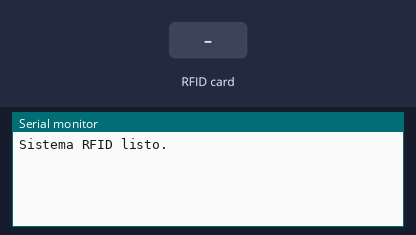
Simulated run of this sketch. Board: Arduino Uno, built with avr-gcc and run on an emulated ATmega328P. Shown: the last lines printed to the serial monitor. The test bench sets the inputs (shaded band).

Above: at 1.3 s.
1.4 s: RFID card 5E 7A 19 C4 held to the reader
At 2.2 s:
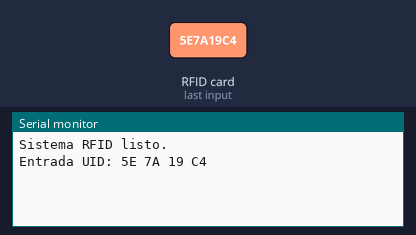
2.9 s: RFID card 5E 7A 19 C4 held to the reader
At 3.6 s:
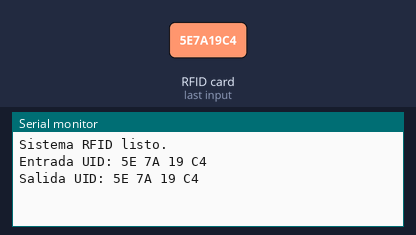

The sketch:

RFID_prueba_2.ino
```cpp
#include <SPI.h>
#include <MFRC522.h>

// Pines del lector RFID de entrada
#define RST_PIN_ENTRADA 9
#define SS_PIN_ENTRADA 10

// Pines del lector RFID de salida
#define RST_PIN_SALIDA 8
#define SS_PIN_SALIDA 7

MFRC522 rfidEntrada(SS_PIN_ENTRADA, RST_PIN_ENTRADA);
MFRC522 rfidSalida(SS_PIN_SALIDA, RST_PIN_SALIDA);

void setup() {
  Serial.begin(9600);
  SPI.begin();

  // Configurar pines SS
  pinMode(SS_PIN_ENTRADA, OUTPUT);
  pinMode(SS_PIN_SALIDA, OUTPUT);

  // Desactivar ambos lectores al inicio
  digitalWrite(SS_PIN_ENTRADA, HIGH);
  digitalWrite(SS_PIN_SALIDA, HIGH);

  // Inicializar los lectores RFID
  rfidEntrada.PCD_Init();
  rfidSalida.PCD_Init();

  Serial.println("Sistema RFID listo.");
}

void loop() {
  // Activar lector de entrada
  digitalWrite(SS_PIN_SALIDA, HIGH);  // Desactivar lector de salida
  digitalWrite(SS_PIN_ENTRADA, LOW); // Activar lector de entrada
  if (rfidEntrada.PICC_IsNewCardPresent() && rfidEntrada.PICC_ReadCardSerial()) {
    Serial.print("Entrada UID: ");
    printUID(rfidEntrada);
    rfidEntrada.PICC_HaltA();
  }
  digitalWrite(SS_PIN_ENTRADA, HIGH); // Desactivar lector de entrada

  // Activar lector de salida
  digitalWrite(SS_PIN_ENTRADA, HIGH); // Desactivar lector de entrada
  digitalWrite(SS_PIN_SALIDA, LOW);  // Activar lector de salida
  if (rfidSalida.PICC_IsNewCardPresent() && rfidSalida.PICC_ReadCardSerial()) {
    Serial.print("Salida UID: ");
    printUID(rfidSalida);
    rfidSalida.PICC_HaltA();
  }
  digitalWrite(SS_PIN_SALIDA, HIGH); // Desactivar lector de salida
}

void printUID(MFRC522& lector) {
  for (byte i = 0; i < lector.uid.size; i++) {
    Serial.print(lector.uid.uidByte[i], HEX);
    Serial.print(" ");
  }
  Serial.println();
}
```

Measured:
- after the input at 1.4 s, the serial monitor: prints a new line at once (image 1)
- after the input at 2.9 s, the serial monitor: prints a new line at once (image 2)
